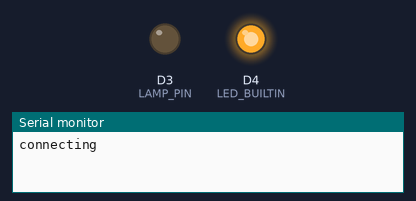
Recording of a sketch running on a simulated ESP8266 (NodeMCU). Parts: output pins drawn as LEDs (lit = HIGH, except the on-board LED, lit = LOW), the last lines printed to the serial monitor. WiFi joins after 1.5 s; servers stay silent unless stated; network time is answered at once with the bench clock; the local clock reads 2024-03-15 10:24:30 at power-on unless the sketch sets it.

Above: at 0.1 s.
At 2.5 s:
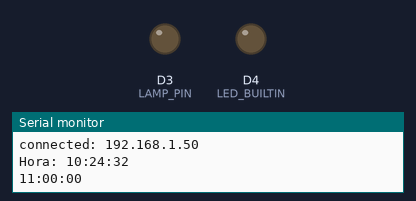
Timing chart, 0 to 4.0 s (numbered marks = the images above):
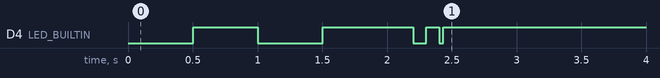

The sketch:

iotSensorTime.ino
```cpp
#include <ESP8266WiFi.h>
#include <FirebaseArduino.h>
#include <Ticker.h>
#include "DHT.h"
#include <NTPClient.h>//Biblioteca do NTP.
#include <WiFiUdp.h>//Biblioteca do UDP.


// Set these to run example.
#define FIREBASE_HOST "iotsensor-cc9bd.firebaseio.com"
#define FIREBASE_AUTH "AXr5h8eoQmofPVUyM6pOZTBgNn30oAmTBKuZUVaP"

//#define WIFI_SSID "Vodafone-EBCF85"
//#define WIFI_PASSWORD "11ACAAE8F8"
//#define WIFI_SSID "LGG6"
//#define WIFI_PASSWORD "12345678"

#define WIFI_SSID "OPORTOLIVING"
#define WIFI_PASSWORD "oporto22"


#define LAMP_PIN D3
#define PRESENCE_PIN D4
#define DHT_PIN D5
#define DHTTYPE DHT11

// Publique a cada 5 min
#define PUBLISH_INTERVAL 1000*10*1

//intervalos de tempo para publicacao
#define HORA
#define MINUTO
#define SEGUNDO


int first = 1;
String horaProximo;
String proximaMedicao;
int medirFlag = 0;
bool medicaoAgora = false;
String hora;

DHT dht(DHT_PIN, DHTTYPE);


void setupPins(){
  pinMode(LAMP_PIN, OUTPUT);
  pinMode(LED_BUILTIN, OUTPUT);
  digitalWrite(LAMP_PIN, LOW);
  dht.begin();
}

void setupWifi(){
  WiFi.begin(WIFI_SSID, WIFI_PASSWORD);
  Serial.print("connecting");
  while (WiFi.status() != WL_CONNECTED) {
    digitalWrite(LED_BUILTIN, LOW);
    delay(500);
    digitalWrite(LED_BUILTIN, HIGH);
    delay(500);
  }
  Serial.println();
  Serial.print("connected: ");
  Serial.println(WiFi.localIP());
  delay(100);
  digitalWrite(LED_BUILTIN, HIGH);
  delay(100);
  digitalWrite(LED_BUILTIN, LOW);
  delay(100);
  digitalWrite(LED_BUILTIN, HIGH);
  delay(100);
  digitalWrite(LED_BUILTIN, LOW);
}

void setupFirebase(){
  Firebase.begin(FIREBASE_HOST, FIREBASE_AUTH);
}


WiFiUDP udp;//Cria um objeto "UDP".
NTPClient ntp(udp, "pool.ntp.org"); //Cria um objeto "NTP" com as configurações.


void setup() {
  Serial.begin(115200);

  setupPins();
  digitalWrite(LED_BUILTIN, LOW);
  setupWifi();

  setupFirebase();

  ntp.begin();//Inicia o NTP.
  ntp.forceUpdate();//Força o Update.

}

void loop() {
  digitalWrite(LED_BUILTIN, HIGH);

  if(WiFi.status() != WL_CONNECTED){
    WiFi.disconnect();
    WiFi.begin(WIFI_SSID, WIFI_PASSWORD);
    Serial.print("connecting");
    while (WiFi.status() != WL_CONNECTED) {
        digitalWrite(LED_BUILTIN, HIGH);
        delay(200);
        digitalWrite(LED_BUILTIN, LOW);
        delay(200);
  }

  }

  float humidity = 0;
  bool fail = true;
  int principal = 1;

  //medicaoAgora = Firebase.getBool("medir");
  // Hora
  hora = ntp.getFormattedTime(); //Armazena na váriavel HORA, o horario atual.
  Serial.print("Hora: ");
  Serial.println(hora);

  String horaAgora = hora.substring(0,2);
  String minutoAgora = hora.substring(3,5);
  String segundoAgora = hora.substring(6,9);

  int horaAgoraInt = horaAgora.toInt();
  int minutoAgoraInt = minutoAgora.toInt();
  int segundoAgoraInt = segundoAgora.toInt();

  if(proximaMedicao == hora){
    medirFlag = 1;
  }

  if(horaAgoraInt == 23){
    horaProximo = "00";
  }

  else{
    horaAgoraInt++;

    if(horaAgoraInt < 10){
      horaProximo = "0"+String(horaAgoraInt);
    }

    else{
      horaProximo = String(horaAgoraInt);
    }
  }

  proximaMedicao = horaProximo+":00:00";
  Serial.println(proximaMedicao);


  // Apenas publique quando passar o tempo determinado ou na hora determinada
  if(medirFlag == 1 || medicaoAgora == true){
    Serial.println("Publish new State");
    // Obtem os dados do sensor DHT
    // Humidade
    humidity = dht.readHumidity();
    Serial.print("Humidity:");
    Serial.println(humidity);

    // Temperatura
    float temperature = dht.readTemperature();
    Serial.print("Temperature:");
    Serial.println(temperature);


    if(!isnan(humidity) && !isnan(temperature)){

      //Push temperatura
      while(fail){
        Firebase.pushFloat("temperature2", temperature);
        Serial.print("Temperature failed = ");
        fail = Firebase.failed();
        Serial.println(fail);
        digitalWrite(LED_BUILTIN, LOW);
          delay(100);
          digitalWrite(LED_BUILTIN, HIGH);
          delay(100);
      }

      fail = true;

      //Push Humidade
      while(fail){
        Firebase.pushFloat("humidity2", humidity);
        Serial.print("Humidity failed = ");
        fail = Firebase.failed();
        Serial.println(fail);
        digitalWrite(LED_BUILTIN, LOW);
          delay(100);
          digitalWrite(LED_BUILTIN, HIGH);
          delay(100);
      }

      fail = true;
      if(principal == 1){
        //Push Hora
        while(fail){

          Firebase.pushString("time", hora);
          Serial.print("Time failed = ");
          fail = Firebase.failed();
          Serial.println(fail);
          digitalWrite(LED_BUILTIN, LOW);
          delay(100);
          digitalWrite(LED_BUILTIN, HIGH);
          delay(100);
        }
      }
      medirFlag = 0;
      Firebase.setBool("medir", false);

  }

}

delay(500);
}
```

Measured:
- by itself, D4 (LED_BUILTIN): goes LOW 0.50 s, HIGH 0.70 s, LOW 0.10 s, HIGH 0.10 s, LOW 0.03 s, then HIGH
